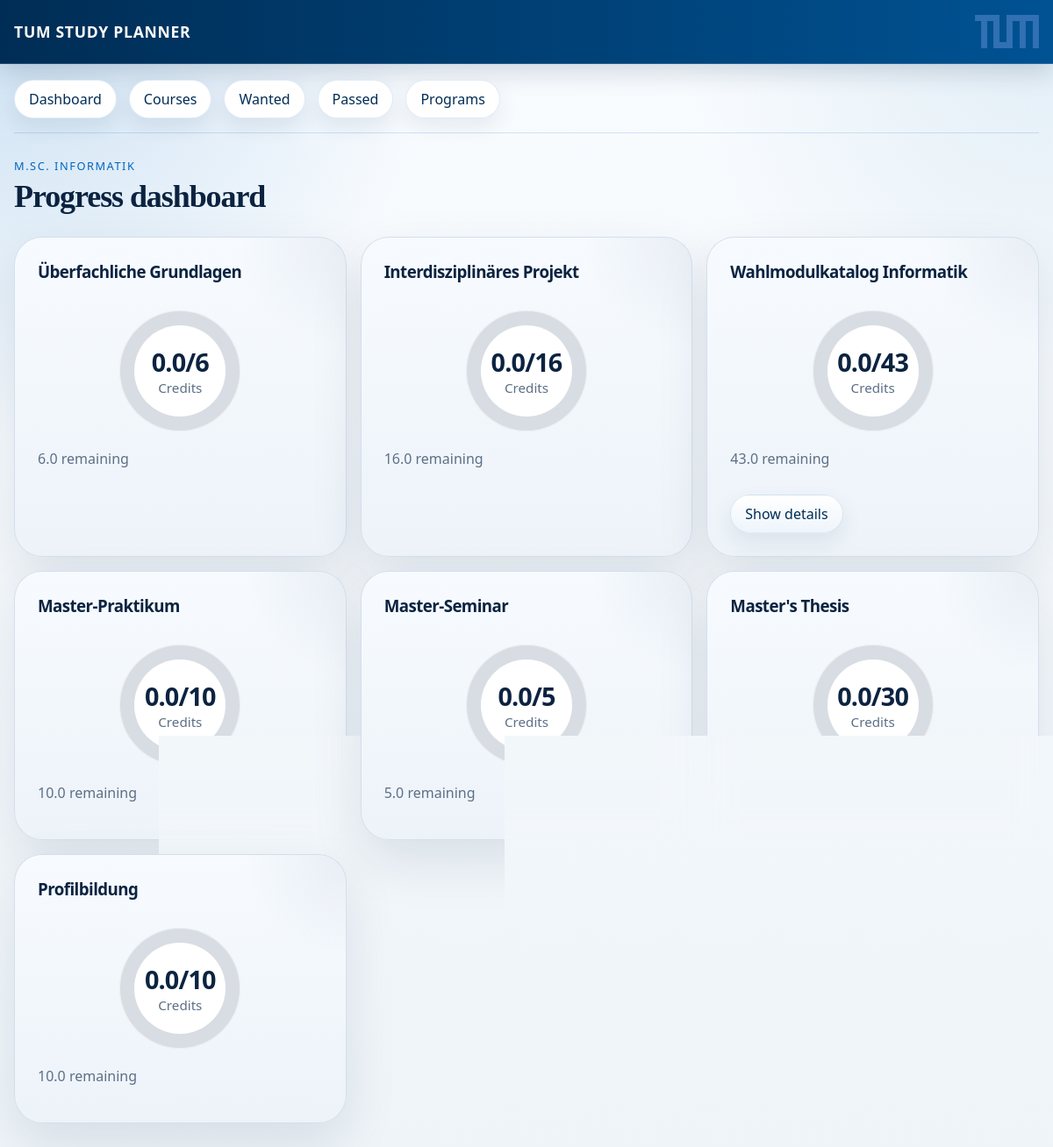
Screenshot of /programs/1/dashboard?wahl_tab=secondary_1 with the database file from the repository.
### app/models.py (models this page shows)
class DegreeProgram(Base):
    __tablename__ = "degree_programs"
    id: Mapped[int] = mapped_column(Integer, primary_key=True)
    name: Mapped[str] = mapped_column(String(255), unique=True, nullable=False)
    requirements_url: Mapped[str] = mapped_column(Text, nullable=False)
    courses_url: Mapped[str] = mapped_column(Text, nullable=False)
    created_at: Mapped[datetime] = mapped_column(DateTime, default=datetime.utcnow, nullable=False)
    updated_at: Mapped[datetime] = mapped_column(
        DateTime, default=datetime.utcnow, onupdate=datetime.utcnow, nullable=False
    )
    categories: Mapped[list["RequirementCategory"]] = relationship(
        back_populates="degree_program", cascade="all, delete-orphan"
    )
    courses: Mapped[list["Course"]] = relationship(back_populates="degree_program", cascade="all, delete-orphan")
    course_nodes: Mapped[list["CourseNode"]] = relationship(
        back_populates="degree_program", cascade="all, delete-orphan"
    )
    focus_area_selections: Mapped[list["UserFocusAreaSelection"]] = relationship(
        back_populates="degree_program", cascade="all, delete-orphan"
    )
    requirement_option_selections: Mapped[list["UserRequirementOptionSelection"]] = relationship(
        back_populates="degree_program", cascade="all, delete-orphan"
    )

class CourseCategoryAssignment(Base):
    __tablename__ = "course_category_assignments"
    id: Mapped[int] = mapped_column(Integer, primary_key=True)
    course_id: Mapped[int] = mapped_column(ForeignKey("courses.id"), nullable=False, index=True)
    requirement_category_id: Mapped[int] = mapped_column(
        ForeignKey("requirement_categories.id"), nullable=False, index=True
    )
    assignment_type: Mapped[str] = mapped_column(String(32), nullable=False, default="automatic")
    course: Mapped["Course"] = relationship(back_populates="assignments")
    requirement_category: Mapped["RequirementCategory"] = relationship(back_populates="assignments")
    __table_args__ = (UniqueConstraint("course_id", name="uq_primary_course_assignment"),)

class RequirementCategory(Base):
    __tablename__ = "requirement_categories"
    id: Mapped[int] = mapped_column(Integer, primary_key=True)
    degree_program_id: Mapped[int] = mapped_column(ForeignKey("degree_programs.id"), nullable=False, index=True)
    parent_id: Mapped[int | None] = mapped_column(ForeignKey("requirement_categories.id"), nullable=True)
    title: Mapped[str] = mapped_column(String(255), nullable=False)
    required_credits: Mapped[float | None] = mapped_column(Float, nullable=True)
    notes: Mapped[str | None] = mapped_column(Text, nullable=True)
    sort_order: Mapped[int] = mapped_column(Integer, default=0, nullable=False)
    source_path: Mapped[str | None] = mapped_column(Text, nullable=True)
    degree_program: Mapped["DegreeProgram"] = relationship(back_populates="categories")
    parent: Mapped["RequirementCategory | None"] = relationship(remote_side=[id], back_populates="children")
    children: Mapped[list["RequirementCategory"]] = relationship(back_populates="parent")
    assignments: Mapped[list["CourseCategoryAssignment"]] = relationship(
        back_populates="requirement_category", cascade="all, delete-orphan"
    )
    __table_args__ = (
        UniqueConstraint("degree_program_id", "title", "source_path", name="uq_requirement_category_identity"),
    )

### app/routes/dashboard.py (the view)
@router.get("/programs/{program_id}/dashboard")
def dashboard(
    program_id: int,
    request: Request,
    wahl_tab: str = Query(default="primary"),
    registry_db: Session = Depends(get_registry_db),
):
    program = get_program_record(registry_db, program_id)
    prepare_program_database(program.db_path)
    with get_session(program.db_path) as db:
        local_program = db.query(DegreeProgram).one()
        progress_items = build_category_progress(db, local_program.id)
        top_level_progress = [item for item in progress_items if item.parent_category_id is None]
        child_progress_by_parent: dict[int, list] = {}
        for item in progress_items:
            if item.parent_category_id is None:
                continue
            child_progress_by_parent.setdefault(item.parent_category_id, []).append(item)
        selected_profile = get_selected_requirement_option(db, local_program.id, "Profilbildung")
        wahl_dashboard = build_wahl_dashboard_buckets(
            db,
            local_program.id,
            selected_profile.option_name if selected_profile else None,
        )
    return templates.TemplateResponse(
        request,
        "dashboard.html",
        {
            "request": request,
            "program": program,
            "progress_items": top_level_progress,
            "child_progress_by_parent": child_progress_by_parent,
            "wahl_parent_title": WAHL_PARENT_TITLE,
            "wahl_dashboard": wahl_dashboard,
            "selected_wahl_tab": wahl_tab,
        },
    )

### app/templates/dashboard.html (shortened to what this page needs)
{% extends "base.html" %}
{% block content %}
<section class="section-heading">
  <div>
    <p class="eyebrow">{{ program.name }}</p>
    <h1>Progress dashboard</h1>
  </div>
</section>
<section class="card-grid">
  {% for item in progress_items %}
  {% if item.title == wahl_parent_title %}
  {% set extra_bucket = wahl_dashboard.extra_bucket %}
  {% set primary_areas = wahl_dashboard.primary_areas %}
  {% set secondary_one_areas = wahl_dashboard.secondary_one_areas %}
  {% set secondary_two_areas = wahl_dashboard.secondary_two_areas %}
  <article class="category-card wahl-card clickable-card {{ 'fulfilled' if item.fulfilled else 'open' }}" data-href="/programs/{{ program.id }}/categories/{{ item.category_id }}">
    <div class="card-header">
      <div>
        <h3>{{ item.title }}</h3>
      </div>
    </div>
    <div class="progress-circle" style="--passed-progress: {{ item.progress_percent }};">
      <div class="progress-inner">
        <div class="credit-value">{{ item.passed_credits }}/{{ item.required_credits|round(0, 'floor')|int if item.required_credits is not none and item.required_credits.is_integer() else item.required_credits or 0 }}</div>
        <div class="credit-label">Credits</div>
      </div>
    </div>
    <p class="summary-line">{{ item.remaining_credits }} remaining{% if item.wanted_credits %}, {{ item.wanted_credits }} wanted{% endif %}</p>
    <button type="button" class="details-toggle" data-toggle-wahl-details aria-expanded="false">
      Show details
    </button>
      {% set child_items = child_progress_by_parent.get(item.category_id, []) %}
  </article>
  {% else %}
  <a class="category-card {{ 'fulfilled' if item.fulfilled else 'open' }}" href="/programs/{{ program.id }}/categories/{{ item.category_id }}">
    <div class="card-header">
      <h3>{{ item.title }}</h3>
    </div>
    <div class="progress-circle" style="--passed-progress: {{ item.progress_percent }};">
      <div class="progress-inner">
        <div class="credit-value">{{ item.passed_credits }}/{{ item.required_credits|round(0, 'floor')|int if item.required_credits is not none and item.required_credits.is_integer() else item.required_credits or 0 }}</div>
        <div class="credit-label">Credits</div>
      </div>
    </div>
    <p class="summary-line">{{ item.remaining_credits }} remaining{% if item.wanted_credits %}, {{ item.wanted_credits }} wanted{% endif %}</p>
    {% set child_items = child_progress_by_parent.get(item.category_id, []) %}
  </a>
  {% endif %}
  {% else %}
  <div class="empty-state">No requirement categories found for this program yet.</div>
  {% endfor %}
</section>
{% endblock %}

### app/static/style.css (style rules this page uses)
:root { --bg: #eef4f8; --paper: rgba(255, 255, 255, 0.92); --paper-strong: #ffffff; --ink: #0b2340; --muted: #5c6f87; --line: #d3dfeb; --accent: #0065bd; --accent-strong: #002d55; --accent-soft: #e1edf8; --passed-ring: #0b8f5a; --soft: #f6faff; --soft-strong: #c6d8eb; --open-badge: #7a8ea7; --tum-highlight: #4f8fbe; --shadow: 0 24px 60px rgba(5, 33, 64, 0.10); --shadow-soft: 0 10px 24px rgba(5, 33, 64, 0.08); --radius-xl: 32px; --radius-lg: 22px; --radius-md: 16px; }
* { box-sizing: border-box; }
body { margin: 0; font-family: "Avenir Next", "Segoe UI", Helvetica, Arial, sans-serif; color: var(--ink); background: radial-gradient(circle at top left, rgba(0, 101, 189, 0.18), transparent 28%), radial-gradient(circle at top right, rgba(100, 160, 200, 0.16), transparent 24%), linear-gradient(180deg, #f9fcff 0%, var(--bg) 100%); min-height: 100vh; }
a { color: inherit; text-decoration: none; }
.tagline, .muted, .summary-line, .empty-state, .program-card p { color: var(--muted); }
.site-nav a, .button-link, button { border: 1px solid rgba(0, 101, 189, 0.12); background: var(--paper-strong); border-radius: 999px; padding: 10px 16px; cursor: pointer; font: inherit; color: var(--accent-strong); box-shadow: var(--shadow-soft); }
.panel, .category-card { background: var(--paper); border: 1px solid rgba(211, 223, 235, 0.95); border-radius: var(--radius-xl); box-shadow: var(--shadow); backdrop-filter: blur(16px); }
.section-heading { margin-bottom: 26px; }
.section-heading h1, .section-heading h2, .card-header h3, .program-card h3 { margin: 0; letter-spacing: -0.03em; }
.section-heading h1, .section-heading h2 { font-family: Georgia, "Times New Roman", serif; font-size: clamp(2rem, 3vw, 3rem); line-height: 1.05; }
.eyebrow { margin: 0 0 8px; text-transform: uppercase; letter-spacing: 0.12em; font-size: 0.8rem; color: var(--accent); }
.card-grid { display: grid; grid-template-columns: repeat(auto-fit, minmax(320px, 1fr)); gap: 16px; }
.category-card { padding: 26px; min-height: 260px; display: block; transition: transform 180ms ease, box-shadow 180ms ease, border-color 180ms ease; }
.wahl-card { display: flex; flex-direction: column; }
.clickable-card { cursor: pointer; }
.details-toggle { align-self: flex-start; margin-top: 14px; background: linear-gradient(180deg, #ffffff 0%, #eef5fb 100%); }
.category-card.open { background: radial-gradient(circle at top right, rgba(124, 147, 173, 0.12), transparent 24%), linear-gradient(180deg, #f7fbff 0%, #edf3f9 100%); }
.card-header { display: flex; justify-content: space-between; gap: 12px; align-items: flex-start; }
.progress-circle { width: 138px; height: 138px; border-radius: 50%; margin: 32px auto 0; background: conic-gradient(var(--passed-ring) calc(var(--passed-progress, 0) * 1%), var(--soft-strong) 0); display: flex; align-items: center; justify-content: center; box-shadow: inset 0 0 0 1px rgba(255, 255, 255, 0.55); }
.category-card.open .progress-circle { background: conic-gradient(var(--passed-ring) calc(var(--passed-progress, 0) * 1%), #d8dde3 0); }
.progress-inner { width: 104px; height: 104px; border-radius: 50%; background: white; display: flex; flex-direction: column; align-items: center; justify-content: center; text-align: center; }
.credit-value { font-size: 1.8rem; font-weight: 700; letter-spacing: -0.03em; }
.credit-label { font-size: 0.95rem; color: var(--muted); }
.summary-line { margin-top: 20px; }
button, .table-button { transition: transform 140ms ease, background-color 180ms ease, border-color 180ms ease, color 180ms ease, box-shadow 180ms ease, opacity 180ms ease; }

### rows the page displays
DegreeProgram: name "M.SC. INFORMATIK"
CourseCategoryAssignment: title "Überfachliche Grundlagen", passed_credits "0.0", required_credits "6", remaining_credits "6.0"
CourseCategoryAssignment: title "Interdisziplinäres Projekt", passed_credits "0.0", required_credits "16", remaining_credits "16.0"
CourseCategoryAssignment: title "Wahlmodulkatalog Informatik", passed_credits "0.0", required_credits "43", remaining_credits "43.0"
CourseCategoryAssignment: title "Master-Praktikum", passed_credits "0.0", required_credits "10", remaining_credits "10.0"
CourseCategoryAssignment: title "Master-Seminar", passed_credits "0.0", required_credits "5", remaining_credits "5.0"
CourseCategoryAssignment: title "Master's Thesis", passed_credits "0.0", required_credits "30"
RequirementCategory: title "Profilbildung", passed_credits "0.0", required_credits "10", remaining_credits "10.0"
